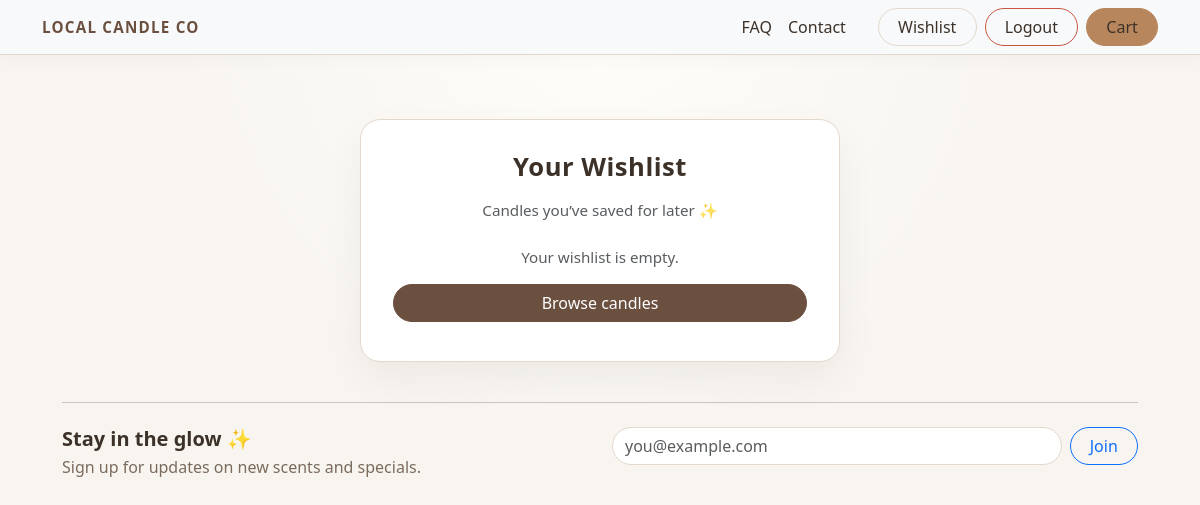
Page /wl/ (signed in) on the earlier database version.
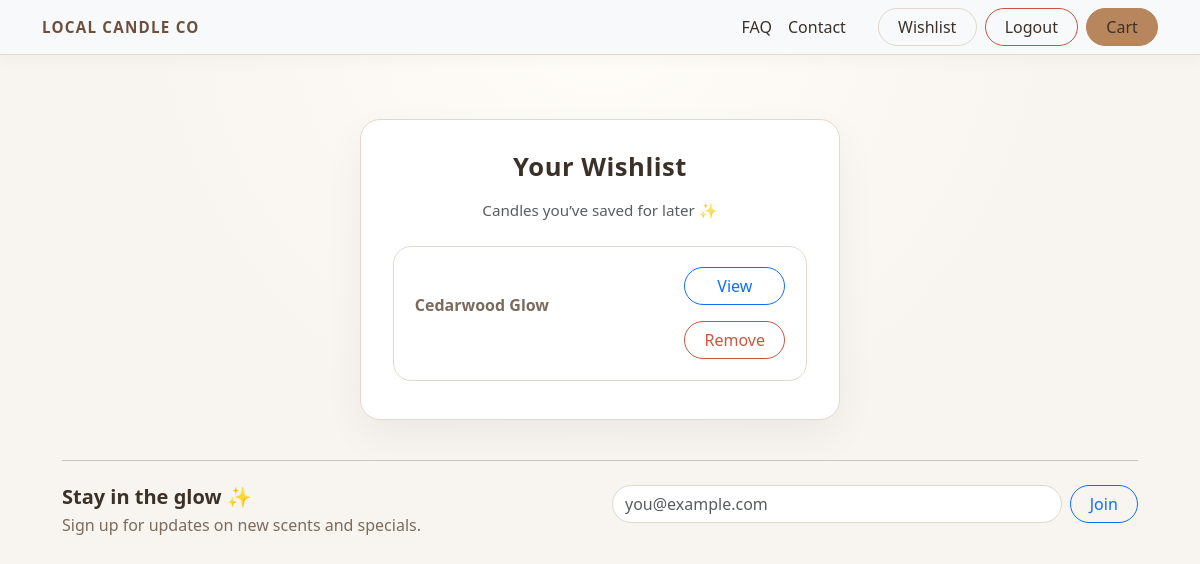
Same page on the later database version.
### accounts/models.py (models this page shows, shortened)
class WishlistItem(models.Model):
    user = models.ForeignKey(User, on_delete=models.CASCADE)
    product = models.ForeignKey(Product, on_delete=models.CASCADE)
    note = models.CharField(max_length=200, blank=True)
    added_at = models.DateTimeField(auto_now_add=True)
    class Meta:
        unique_together = ('user', 'product')
        ordering = ['-added_at']

### products/models.py (models this page shows, shortened)
class Product(models.Model):
    name = models.CharField(max_length=120)
    slug = models.SlugField(unique=True)
    description = models.TextField()
    price = models.DecimalField(max_digits=8, decimal_places=2)
    image_url = models.URLField(blank=True)
    is_active = models.BooleanField(default=True)
    created_at = models.DateTimeField(auto_now_add=True)
    class Meta:
        ordering = ['name']

### accounts/views.py (the view)
# urls.py: path('', views.wishlist, name='wishlist'),
@login_required
def wishlist(request):
    items = WishlistItem.objects.filter(user=request.user).select_related('product')
    return render(request, 'accounts/wishlist.html', {'items': items})

### templates/accounts/wishlist.html (shortened to what this page needs)
{% extends 'base.html' %}
{% block content %}
  <div class="section-center">
    <div class="hero-section text-center">
      <h1 class="mb-3">Your Wishlist</h1>
      <p class="text-muted mb-4">Candles you’ve saved for later ✨</p>
      {% if items %}
        <div class="d-flex flex-column gap-3">
          {% for item in items %}
            <div class="wishlist-item text-center">
              <p class="fw-semibold mb-3">{{ item.product.name }}</p>
              <div class="d-flex flex-column align-items-center gap-3">
                <a href="{% url 'products:detail' item.product.slug %}"
                   class="btn btn-outline-primary w-100">
                  View
                </a>
                <a href="{% url 'accounts:wishlist_remove' item.product.id %}"
                   class="btn btn-outline-danger w-100">
                  Remove
                </a>
              </div>
            </div>
          {% endfor %}
        </div>
      {% else %}
        <p class="text-muted">Your wishlist is empty.</p>
        <a href="{% url 'products:list' %}" class="btn btn-primary w-100 mt-3">
          Browse candles
        </a>
      {% endif %}
    </div>
  </div>
{% endblock %}

### templates/base.html (shortened to what this page needs)
<!DOCTYPE html>
<html lang="en">
  {% load static %}
  <head>
    <link
      rel="stylesheet"
      href="https://cdn.jsdelivr.net/npm/bootstrap@5.3.2/dist/css/bootstrap.min.css"
    />
    <link rel="stylesheet" href="{% static 'css/style.css' %}" />
  </head>
  <body>
    <nav class="navbar navbar-light bg-light">
      <div class="container">
        <a class="navbar-brand" href="/">Local Candle Co</a>
        <div class="d-none d-md-flex ms-auto me-3">
          <a class="me-3 nav-link" href="{% url 'marketing:faq' %}">FAQ</a>
          <a class="me-3 nav-link" href="{% url 'marketing:contact' %}"
            >Contact</a
          >
        </div>
        <div class="d-none d-md-flex">
          {% if user.is_authenticated %}
          <a class="btn btn-outline-secondary me-2" href="/wl/">Wishlist</a>
          <a class="btn btn-outline-danger me-2" href="/accounts/logout/"
            >Logout</a
          >
          {% else %}
          <a class="btn btn-primary me-2" href="/accounts/login/">Login</a>
          <a class="btn btn-outline-primary me-2" href="/accounts/signup/"
            >Register</a
          >
          {% endif %}
          <a class="btn btn-success" href="/checkout/cart/">Cart</a>
        </div>
      </div>
    </nav>
    <main class="container py-4">
       {% block content %}{% endblock %}
      <hr class="my-4" />
      <div class="row">
        <div class="col-md-6">
          <h5>Stay in the glow ✨</h5>
          <p>Sign up for updates on new scents and specials.</p>
        </div>
        <div class="col-md-6">
          <form
            method="post"
            action="{% url 'marketing:newsletter' %}"
            class="d-flex"
          >
            <input
              type="email"
              name="email"
              class="form-control me-2"
              placeholder="you@example.com"
              required
            />
            <button class="btn btn-outline-primary">Join</button>
          </form>
        </div>
      </div>
    </main>
  </body>
</html>

### static/css/style.css (style rules this page uses)
:root { --lc-bg: #f8f5f1; --lc-bg-alt: #fdfaf6; --lc-border: #e2d9cc; --lc-primary: #6b4f3f; --lc-primary-dark: #543d31; --lc-accent: #b8865d; --lc-accent-dark: #9b714d; --lc-text-main: #3c3128; --lc-text-muted: #7b6b5d; }
body { background: radial-gradient(circle at top, #fffdf8 0, var(--lc-bg) 55%); font-family: system-ui, -apple-system, BlinkMacSystemFont, "Segoe UI", sans-serif; color: var(--lc-text-main); }
main.container { max-width: 1100px; padding-bottom: 3rem; }
h1, h2, h3, h4 { color: var(--lc-text-main); letter-spacing: 0.02em; }
h1 { font-size: 1.9rem; font-weight: 700; }
.navbar { background-color: var(--lc-bg-alt); border-bottom: 1px solid var(--lc-border); box-shadow: 0 4px 18px rgba(0, 0, 0, 0.03); }
.navbar-brand { font-weight: 700; letter-spacing: 0.08em; text-transform: uppercase; font-size: 0.95rem; color: var(--lc-primary) !important; }
.navbar a { color: var(--lc-text-main); }
.btn { border-radius: 999px; font-weight: 500; padding-inline: 1.2rem; }
.btn-success { background-color: var(--lc-accent); border-color: var(--lc-accent); }
.btn-outline-secondary { color: var(--lc-text-main); border-color: var(--lc-border); }
.btn-outline-danger { border-color: #c8553d; color: #c8553d; }
a { color: var(--lc-primary); }
.hero-section { background-color: #ffffff; border-radius: 20px; padding: 2.2rem 2rem; margin-bottom: 1.75rem; border: 1px solid var(--lc-border); box-shadow: 0 16px 40px rgba(0,0,0,0.05); }
.hero-section h1 { font-size: 2rem; margin-bottom: 0.25rem; }
.hero-section p { color: var(--lc-text-muted); margin-bottom: 0; }
form { max-width: 540px; }
form .form-control { border-radius: 999px; border-color: var(--lc-border); }
main .row:last-of-type h5 { font-weight: 600; margin-bottom: 0.25rem; }
main .row:last-of-type p { color: var(--lc-text-muted); margin-bottom: 0.5rem; }
.section-center { max-width: 480px; margin: 2.5rem auto; }
.section-center .hero-section { padding: 2rem 2rem 2.4rem; }
.section-center .hero-section h1 { font-size: 1.6rem; margin-bottom: 0.5rem; }
.section-center .hero-section p.text-muted { font-size: 0.95rem; }
.wishlist-item { background-color: #fff; border: 1px solid var(--lc-border); border-radius: 18px; padding: 1.3rem; display: flex; justify-content: space-between; align-items: center; gap: 0.75rem; }

Differences in the rows shown:
added WishlistItem: product.name "Cedarwood Glow"
Other differences:
text no longer shown: "Your wishlist is empty. Browse candles"
